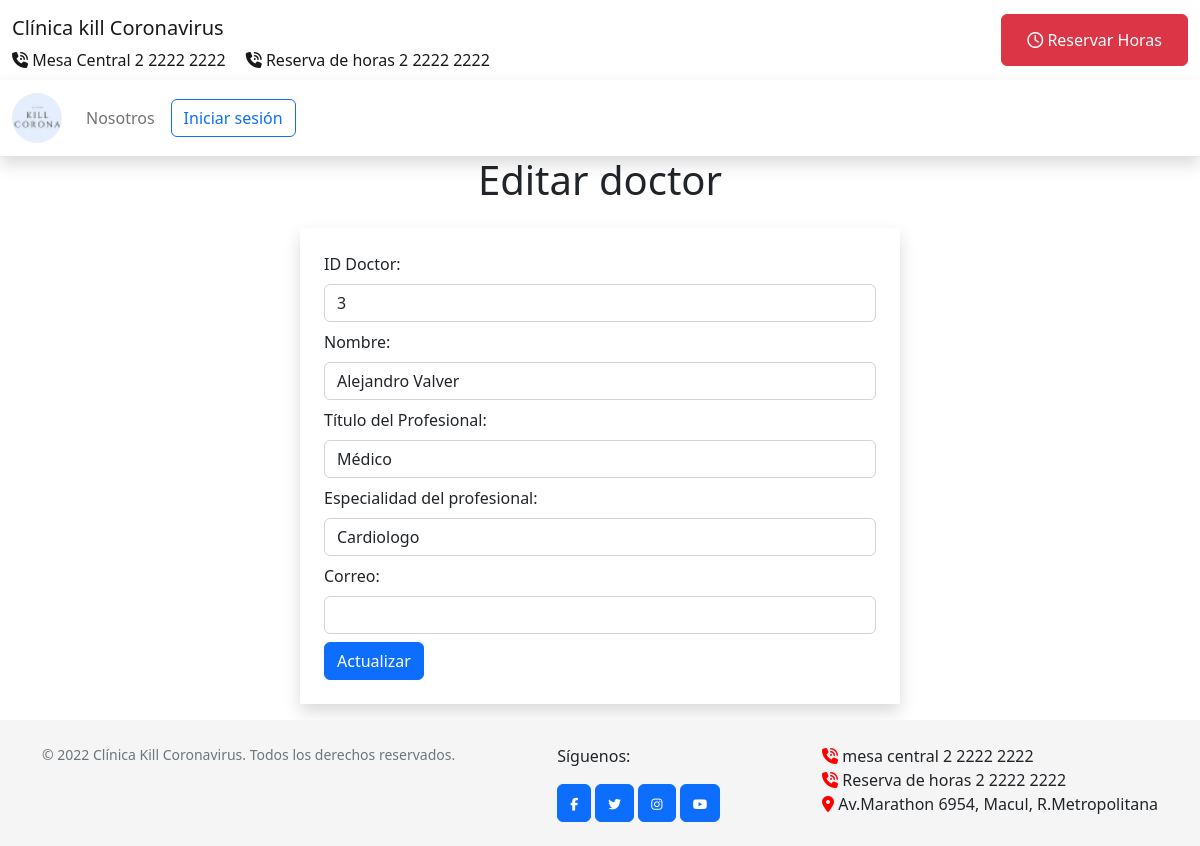
The app's page /doctor/detalle/3, older data.
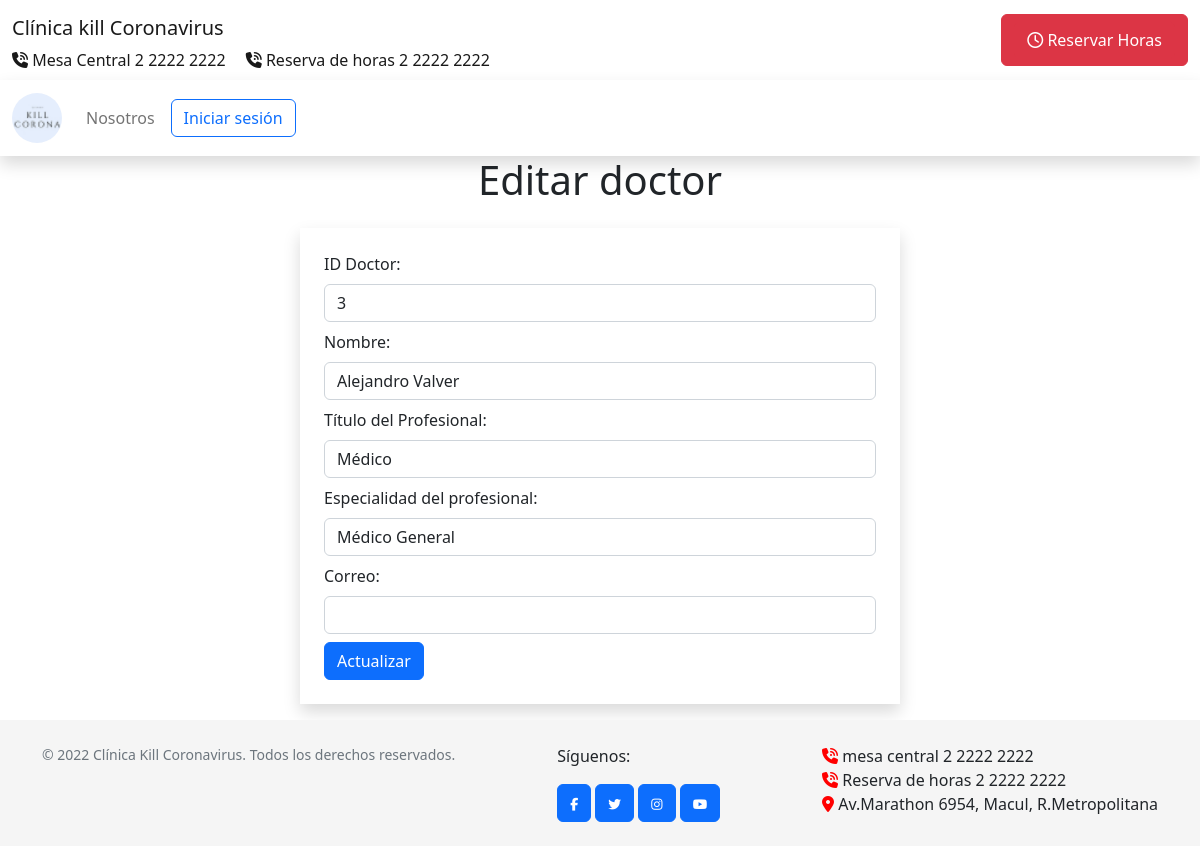
The same page, newer data.
### clinicaApp/models.py (models this page shows, shortened)
class Doctor(models.Model):
    id_doctor = models.AutoField(primary_key=True)
    nombre_doctor = models.CharField(max_length=150)
    titulo = models.CharField(max_length=150)
    especialidad = models.ForeignKey(Especialidad, on_delete=models.CASCADE, default=1)
    correo = models.CharField(max_length=150)
    foto = models.ImageField(upload_to='doctores/', null=True, blank=True)
    tipousuario = models.ForeignKey(Tipousuario, on_delete=models.CASCADE, default=2)

class Especialidad(models.Model):
    id_especialidad = models.AutoField(primary_key=True)
    nombre_especialidad = models.CharField(max_length=255)
    def __str__(self):
        return self.nombre_especialidad

### clinicaApp/views.py (the view)
# urls.py: path('doctor/detalle/<int:id_doctor>', views.detalleDoctor, name='detalle_doctor'),
def detalleDoctor(request, id_doctor):
    doctor = Doctor.objects.get(pk=id_doctor)
    return render(request, "doctores_editar.html", {
        'doctor': doctor
    })

### clinicaApp/templates/doctores_editar.html (shortened to what this page needs)
{% extends 'doctores_actualizar.html' %}
{% block content %}
    <h1 class="text-center">Editar doctor</h1>
    <form class="w-50 shadow mx-auto p-4 m-3" method="post" action="{% url 'editarDoctor' id_doctor=doctor.id_doctor %}">
        ID Doctor: <input type="text" name="id doctor" class="form-control my-2" required value="{{doctor.id_doctor}}">
        Nombre: <input type="text" name="nombre_doctor" class="form-control my-2" required value="{{doctor.nombre_doctor}}">
        Título del Profesional: <input type="text" name="titulo" class="form-control my-2" required value="{{doctor.titulo}}">
        Especialidad del profesional: <input type="text" name="especialidad" class="form-control my-2" required value="{{doctor.especialidad}}">
        Correo: <input type="text" name="correo_doctor" class="form-control my-2" required value="{{doctor.correo_doctor}}">
        <input type="submit"value="Actualizar" class="btn btn-primary">
    </form>
{% include 'footer.html' %}
{% endblock%}

Row changes from the older to the newer data that the page shows:
changed through a linked row, Doctor "Alejandro Valver": especialidad "Cardiologo" → "Médico General"
